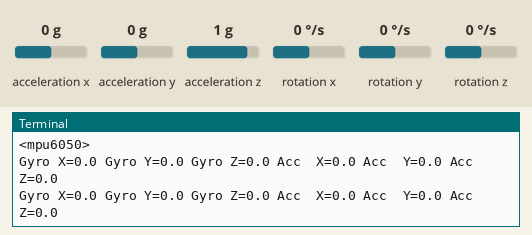
Simulated run of this program. Board: Raspberry Pi (BCM pin numbers). On the bench: the last lines printed to the terminal. Inputs (shaded band) come from the test bench; at power-on: acceleration x 0 g, acceleration y 0 g, rotation x 0 °/s, rotation y 0 °/s, acceleration z 1 g, rotation z 0 °/s.

Above: at 1.2 s.
1.3 s: acceleration x set to -1.4 g
At 2.6 s:
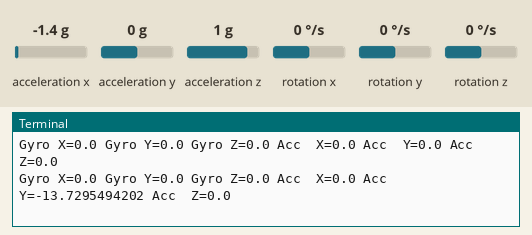
2.8 s: acceleration y set to -1.4 g
At 3.8 s:
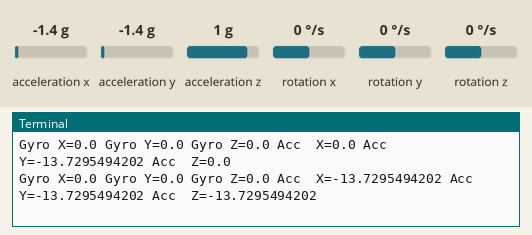
4.3 s: rotation x set to -192 °/s
At 5.6 s:
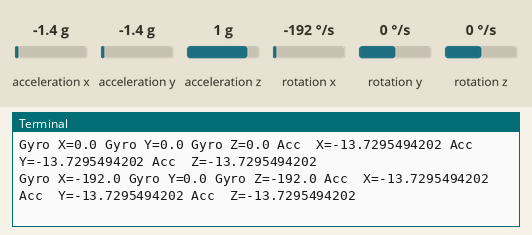
5.8 s: rotation y set to -192 °/s
At 6.9 s:
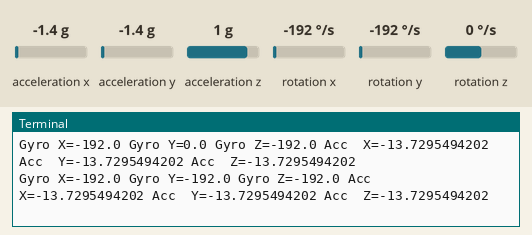

The program:

MPU6050GyroAccSens.py
```python
import time
from mpu6050 import mpu6050


sensor = mpu6050(0x68)
print sensor

while True:
    accelerometer_data = sensor.get_accel_data()
    gyro_data = sensor.get_gyro_data()
    print 'Gyro X=' + str(gyro_data['x']),
    print 'Gyro Y=' + str(gyro_data['y']),
    print 'Gyro Z=' + str(gyro_data['x']),
    print 'Acc  X=' + str(accelerometer_data['y']),
    print 'Acc  Y=' + str(accelerometer_data['x']),
    print 'Acc  Z=' + str(accelerometer_data['y'])
    time.sleep(1)
```

Measured:
- after the input at 1.3 s, the terminal: prints a new line after 0.72 s (image 1)
- after the input at 2.8 s, the terminal: prints a new line after 0.23 s (image 2)
- after the input at 4.3 s, the terminal: prints a new line after 0.74 s (image 3)
- after the input at 5.8 s, the terminal: prints a new line after 0.25 s (image 4)
